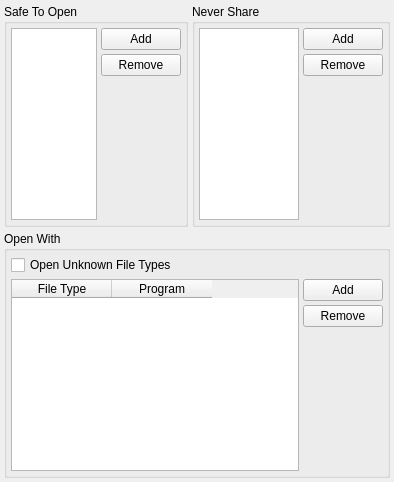
             <widget class="QWidget" name="pageFileTypes">
              <layout class="QGridLayout" name="gridLayout_6">
               <property name="margin">
                <number>4</number>
               </property>
               <property name="spacing">
                <number>4</number>
               </property>
               <item row="0" column="0">
                <widget class="QGroupBox" name="groupBoxFileTypesSafeOpen">
                 <property name="sizePolicy">
                  <sizepolicy hsizetype="Preferred" vsizetype="Preferred">
                   <horstretch>0</horstretch>
                   <verstretch>0</verstretch>
                  </sizepolicy>
                 </property>
                 <property name="maximumSize">
                  <size>
                   <width>184</width>
                   <height>16777215</height>
                  </size>
                 </property>
                 <property name="title">
                  <string>Safe To Open</string>
                 </property>
                 <layout class="QGridLayout" name="gridLayout_4">
                  <property name="margin">
                   <number>4</number>
                  </property>
                  <property name="spacing">
                   <number>4</number>
                  </property>
                  <item row="0" column="0" rowspan="3">
                   <widget class="QListWidget" name="listWidgetFileTypesSafeOpen">
                    <property name="sizePolicy">
                     <sizepolicy hsizetype="Expanding" vsizetype="Expanding">
                      <horstretch>0</horstretch>
                      <verstretch>1</verstretch>
                     </sizepolicy>
                    </property>
                   </widget>
                  </item>
                  <item row="0" column="1">
                   <widget class="QPushButton" name="pushButtonFileTypesSafeOpenAdd">
                    <property name="text">
                     <string>Add</string>
                    </property>
                   </widget>
                  </item>
                  <item row="1" column="1">
                   <widget class="QPushButton" name="pushButtonFileTypesSafeOpenRemove">
                    <property name="text">
                     <string>Remove</string>
                    </property>
                   </widget>
                  </item>
                  <item row="2" column="1">
                   <spacer name="verticalSpacer_5">
                    <property name="orientation">
                     <enum>Qt::Vertical</enum>
                    </property>
                    <property name="sizeHint" stdset="0">
                     <size>
                      <width>20</width>
                      <height>40</height>
                     </size>
                    </property>
                   </spacer>
                  </item>
                 </layout>
                </widget>
               </item>
               <item row="0" column="1">
                <widget class="QGroupBox" name="groupBoxFileTypesNeverShare">
                 <property name="sizePolicy">
                  <sizepolicy hsizetype="Preferred" vsizetype="Preferred">
                   <horstretch>0</horstretch>
                   <verstretch>1</verstretch>
                  </sizepolicy>
                 </property>
                 <property name="maximumSize">
                  <size>
                   <width>198</width>
                   <height>16777215</height>
                  </size>
                 </property>
                 <property name="title">
                  <string>Never Share</string>
                 </property>
                 <layout class="QGridLayout" name="gridLayout_5">
                  <property name="margin">
                   <number>4</number>
                  </property>
                  <property name="spacing">
                   <number>4</number>
                  </property>
                  <item row="0" column="0" rowspan="3">
                   <widget class="QListWidget" name="listWidgetFileTypesNeverShare">
                    <property name="sizePolicy">
                     <sizepolicy hsizetype="Expanding" vsizetype="Expanding">
                      <horstretch>0</horstretch>
                      <verstretch>0</verstretch>
                     </sizepolicy>
                    </property>
                   </widget>
                  </item>
                  <item row="0" column="1">
                   <widget class="QPushButton" name="pushButtonFileTypesNeverShareAdd">
                    <property name="text">
                     <string>Add</string>
                    </property>
                   </widget>
                  </item>
                  <item row="1" column="1">
                   <widget class="QPushButton" name="pushButtonFileTypesNeverShareRemove">
                    <property name="text">
                     <string>Remove</string>
                    </property>
                   </widget>
                  </item>
                  <item row="2" column="1">
                   <spacer name="verticalSpacer_6">
                    <property name="orientation">
                     <enum>Qt::Vertical</enum>
                    </property>
                    <property name="sizeHint" stdset="0">
                     <size>
                      <width>20</width>
                      <height>40</height>
                     </size>
                    </property>
                   </spacer>
                  </item>
                 </layout>
                </widget>
               </item>
               <item row="1" column="0" colspan="2">
                <widget class="QGroupBox" name="groupBoxFileTypesOpenWith">
                 <property name="title">
                  <string>Open With</string>
                 </property>
                 <layout class="QGridLayout" name="gridLayout_3">
                  <property name="margin">
                   <number>4</number>
                  </property>
                  <property name="spacing">
                   <number>4</number>
                  </property>
                  <item row="0" column="0" colspan="2">
                   <widget class="QCheckBox" name="checkBoxFileTypesOpenUnknown">
                    <property name="text">
                     <string>Open Unknown File Types</string>
                    </property>
                   </widget>
                  </item>
                  <item row="1" column="0" rowspan="3">
                   <widget class="QTableWidget" name="tableWidgetFileTypesOpenWith">
                    <column>
                     <property name="text">
                      <string>File Type</string>
                     </property>
                    </column>
                    <column>
                     <property name="text">
                      <string>Program</string>
                     </property>
                    </column>
                   </widget>
                  </item>
                  <item row="1" column="1">
                   <widget class="QPushButton" name="pushButtonFileTypesOpenWithAdd">
                    <property name="text">
                     <string>Add</string>
                    </property>
                   </widget>
                  </item>
                  <item row="2" column="1">
                   <widget class="QPushButton" name="pushButtonFileTypesOpenWithRemove">
                    <property name="text">
                     <string>Remove</string>
                    </property>
                   </widget>
                  </item>
                  <item row="3" column="1">
                   <spacer name="verticalSpacer_3">
                    <property name="orientation">
                     <enum>Qt::Vertical</enum>
                    </property>
                    <property name="sizeHint" stdset="0">
                     <size>
                      <width>20</width>
                      <height>121</height>
                     </size>
                    </property>
                   </spacer>
                  </item>
                 </layout>
                </widget>
               </item>
              </layout>
             </widget>
